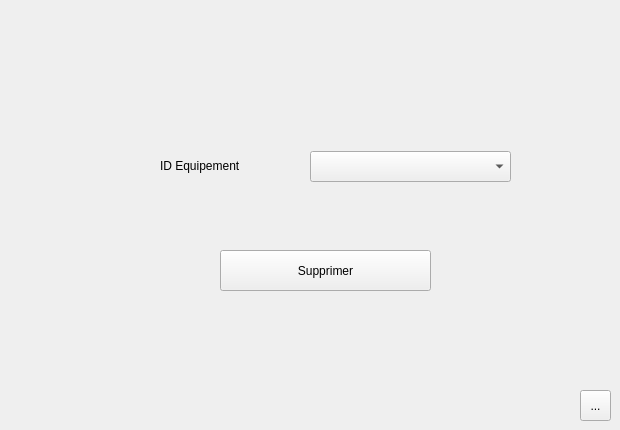
      <widget class="QWidget" name="stackedWidgetPage4_3">
       <widget class="QPushButton" name="supprimer_equipement">
        <property name="geometry">
         <rect>
          <x>220</x>
          <y>250</y>
          <width>211</width>
          <height>41</height>
         </rect>
        </property>
        <property name="text">
         <string>Supprimer</string>
        </property>
       </widget>
       <widget class="QLabel" name="label_70">
        <property name="geometry">
         <rect>
          <x>160</x>
          <y>150</y>
          <width>151</width>
          <height>31</height>
         </rect>
        </property>
        <property name="text">
         <string>ID Equipement</string>
        </property>
       </widget>
       <widget class="QComboBox" name="supprimer_equipement_2">
        <property name="geometry">
         <rect>
          <x>310</x>
          <y>151</y>
          <width>201</width>
          <height>31</height>
         </rect>
        </property>
       </widget>
       <widget class="QToolButton" name="return_21">
        <property name="geometry">
         <rect>
          <x>580</x>
          <y>390</y>
          <width>31</width>
          <height>31</height>
         </rect>
        </property>
        <property name="text">
         <string>...</string>
        </property>
        <property name="icon">
         <iconset>
          <normaloff>../../Downloads/seta-small-direita-branca-300x258.png</normaloff>../../Downloads/seta-small-direita-branca-300x258.png</iconset>
        </property>
        <property name="iconSize">
         <size>
          <width>27</width>
          <height>27</height>
         </size>
        </property>
       </widget>
      </widget>
